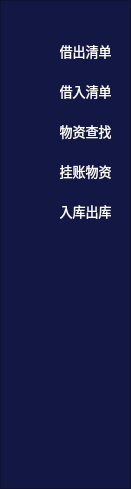
       <widget class="QFrame" name="frame">
        <property name="geometry">
         <rect>
          <x>0</x>
          <y>0</y>
          <width>131</width>
          <height>489</height>
         </rect>
        </property>
        <property name="sizePolicy">
         <sizepolicy hsizetype="Preferred" vsizetype="Preferred">
          <horstretch>1</horstretch>
          <verstretch>0</verstretch>
         </sizepolicy>
        </property>
        <property name="styleSheet">
         <string notr="true">background-color: rgb(18, 24, 67);</string>
        </property>
        <property name="frameShape">
         <enum>QFrame::StyledPanel</enum>
        </property>
        <property name="frameShadow">
         <enum>QFrame::Raised</enum>
        </property>
        <widget class="QLabel" name="label_9">
         <property name="geometry">
          <rect>
           <x>20</x>
           <y>120</y>
           <width>31</width>
           <height>21</height>
          </rect>
         </property>
         <property name="styleSheet">
          <string notr="true">border-image: url(:/wuzhichaozhao_1/找货.png);</string>
         </property>
         <property name="text">
          <string/>
         </property>
        </widget>
        <widget class="QPushButton" name="pushButton_5">
         <property name="geometry">
          <rect>
           <x>60</x>
           <y>120</y>
           <width>51</width>
           <height>21</height>
          </rect>
         </property>
         <property name="font">
          <font>
           <pointsize>10</pointsize>
          </font>
         </property>
         <property name="styleSheet">
          <string notr="true">#pushButton_5{
border:none;
color: rgb(255, 255, 255);
}

#pushButton_5:hover{
	color: rgb(213, 213, 213);
}</string>
         </property>
         <property name="text">
          <string>物资查找</string>
         </property>
        </widget>
        <widget class="QPushButton" name="pushButton_4">
         <property name="geometry">
          <rect>
           <x>60</x>
           <y>80</y>
           <width>51</width>
           <height>21</height>
          </rect>
         </property>
         <property name="font">
          <font>
           <pointsize>10</pointsize>
          </font>
         </property>
         <property name="styleSheet">
          <string notr="true">#pushButton_4{
border:none;
color: rgb(255, 255, 255);
}

#pushButton_4:hover{
	color: rgb(213, 213, 213);
}</string>
         </property>
         <property name="text">
          <string>借入清单</string>
         </property>
        </widget>
        <widget class="QLabel" name="label_8">
         <property name="geometry">
          <rect>
           <x>20</x>
           <y>80</y>
           <width>31</width>
           <height>21</height>
          </rect>
         </property>
         <property name="styleSheet">
          <string notr="true">border-image: url(:/jieru_1/借入入库 (1).png);</string>
         </property>
         <property name="text">
          <string/>
         </property>
        </widget>
        <widget class="QLabel" name="label_13">
         <property name="geometry">
          <rect>
           <x>20</x>
           <y>40</y>
           <width>31</width>
           <height>21</height>
          </rect>
         </property>
         <property name="font">
          <font>
           <pointsize>6</pointsize>
          </font>
         </property>
         <property name="styleSheet">
          <string notr="true">border-image: url(:/jiechu_1/借出出库.png);</string>
         </property>
         <property name="text">
          <string/>
         </property>
        </widget>
        <widget class="QPushButton" name="pushButton_7">
         <property name="geometry">
          <rect>
           <x>60</x>
           <y>40</y>
           <width>51</width>
           <height>21</height>
          </rect>
         </property>
         <property name="font">
          <font>
           <pointsize>10</pointsize>
          </font>
         </property>
         <property name="styleSheet">
          <string notr="true">#pushButton_7{
border:none;
color: rgb(255, 255, 255);
}

#pushButton_7:hover{
	color: rgb(213, 213, 213);
}</string>
         </property>
         <property name="text">
          <string>借出清单</string>
         </property>
        </widget>
        <widget class="QPushButton" name="pushButton_6">
         <property name="geometry">
          <rect>
           <x>60</x>
           <y>160</y>
           <width>51</width>
           <height>21</height>
          </rect>
         </property>
         <property name="font">
          <font>
           <pointsize>10</pointsize>
          </font>
         </property>
         <property name="styleSheet">
          <string notr="true">#pushButton_6{
border:none;
color: rgb(255, 255, 255);
}

#pushButton_6:hover{
	color: rgb(213, 213, 213);
}</string>
         </property>
         <property name="text">
          <string>挂账物资</string>
         </property>
        </widget>
        <widget class="QLabel" name="label_10">
         <property name="geometry">
          <rect>
           <x>20</x>
           <y>160</y>
           <width>31</width>
           <height>21</height>
          </rect>
         </property>
         <property name="styleSheet">
          <string notr="true">border-image: url(:/guazhang_1/挂账.png);</string>
         </property>
         <property name="text">
          <string/>
         </property>
        </widget>
        <widget class="QLabel" name="label_217">
         <property name="geometry">
          <rect>
           <x>20</x>
           <y>200</y>
           <width>31</width>
           <height>21</height>
          </rect>
         </property>
         <property name="styleSheet">
          <string notr="true">border-image: url(:/chukuruku_1/库房管理-出库入库.png);</string>
         </property>
         <property name="text">
          <string/>
         </property>
        </widget>
        <widget class="QPushButton" name="pushButton_89">
         <property name="geometry">
          <rect>
           <x>60</x>
           <y>200</y>
           <width>51</width>
           <height>21</height>
          </rect>
         </property>
         <property name="font">
          <font>
           <pointsize>10</pointsize>
          </font>
         </property>
         <property name="styleSheet">
          <string notr="true">#pushButton_89{
border:none;
color: rgb(255, 255, 255);
}

#pushButton_89:hover{
	color: rgb(213, 213, 213);
}</string>
         </property>
         <property name="text">
          <string>入库出库</string>
         </property>
        </widget>
       </widget>
